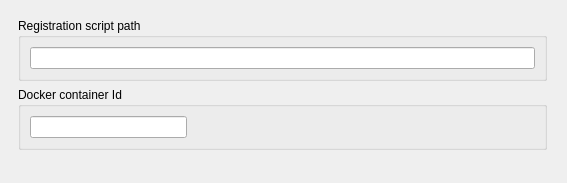
<?xml version="1.0" encoding="UTF-8"?>
<ui version="4.0">
 <class>quicksilverParameters</class>
 <widget class="QWidget" name="quicksilverParameters">
  <property name="geometry">
   <rect>
    <x>0</x>
    <y>0</y>
    <width>567</width>
    <height>183</height>
   </rect>
  </property>
  <property name="windowTitle">
   <string>Form</string>
  </property>
  <widget class="QFrame" name="registration_frame">
   <property name="geometry">
    <rect>
     <x>9</x>
     <y>9</y>
     <width>547</width>
     <height>150</height>
    </rect>
   </property>
   <layout class="QVBoxLayout" name="verticalLayout_6">
    <item>
     <widget class="QGroupBox" name="groupBox_6">
      <property name="title">
       <string>Registration script path</string>
      </property>
      <layout class="QHBoxLayout" name="horizontalLayout_7">
       <item>
        <widget class="QLineEdit" name="registrationscript_lineEdit"/>
       </item>
      </layout>
     </widget>
    </item>
    <item>
     <widget class="QGroupBox" name="groupBox_7">
      <property name="title">
       <string>Docker container Id</string>
      </property>
      <layout class="QHBoxLayout" name="horizontalLayout">
       <item>
        <widget class="QLineEdit" name="containerId_lineEdit"/>
       </item>
       <item>
        <spacer name="horizontalSpacer_30">
         <property name="orientation">
          <enum>Qt::Horizontal</enum>
         </property>
         <property name="sizeHint" stdset="0">
          <size>
           <width>348</width>
           <height>20</height>
          </size>
         </property>
        </spacer>
       </item>
      </layout>
     </widget>
    </item>
   </layout>
  </widget>
 </widget>
 <resources/>
 <connections/>
</ui>
